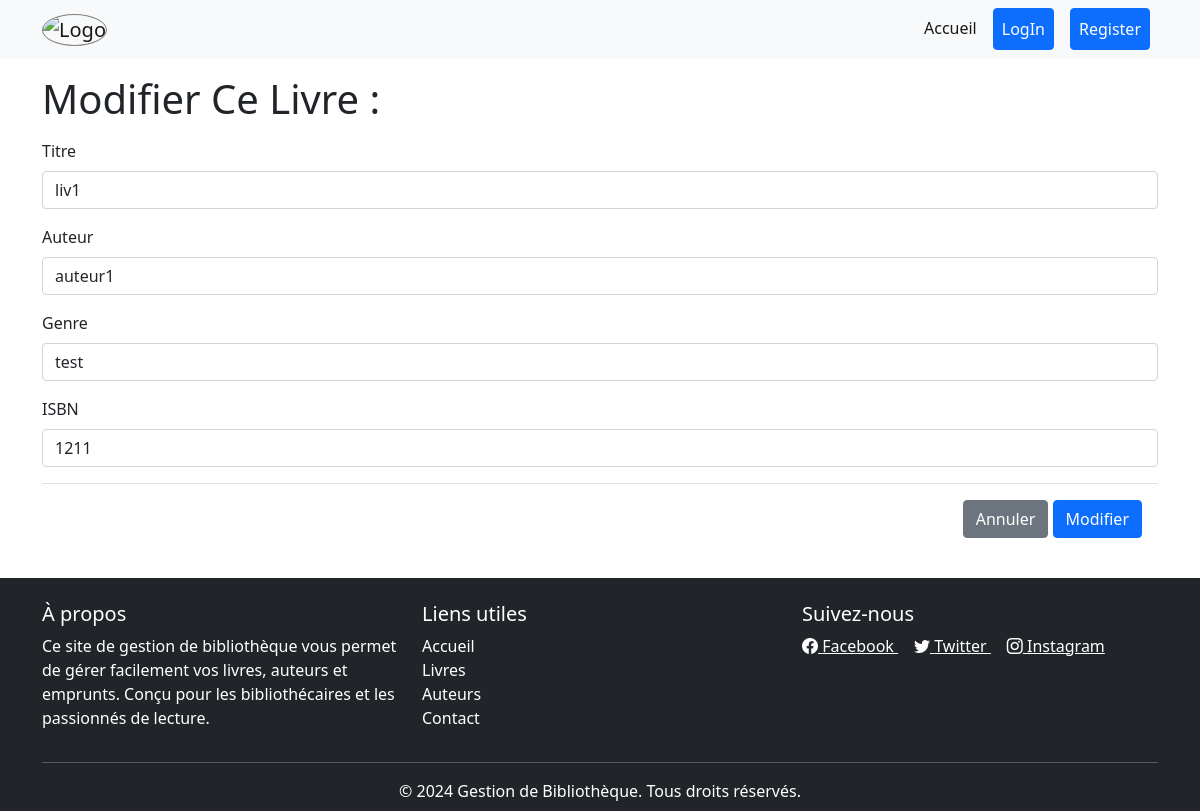
/formmodifierlivre.php?id=16, run on an earlier commit of the app's database.
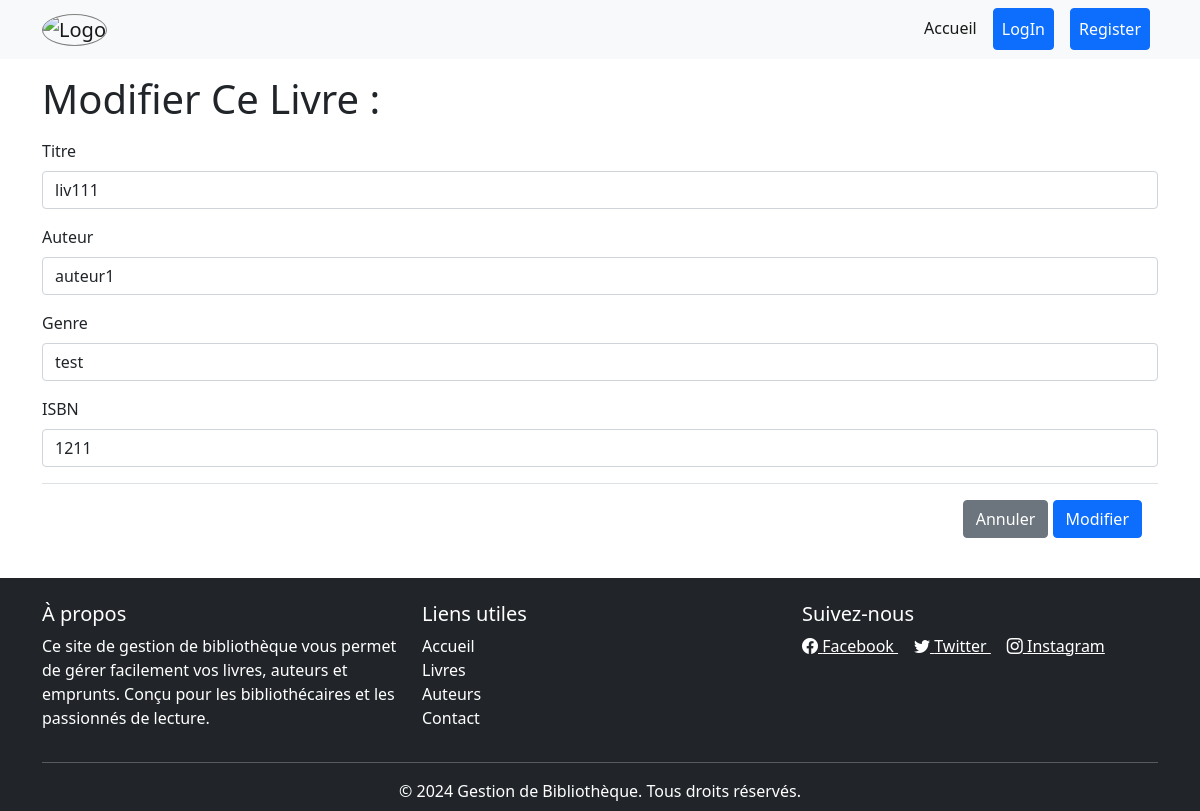
And on a later commit of the database.
### tables this page shows
CREATE TABLE `Livre` (
  `id` int NOT NULL,
  `titre` varchar(255) NOT NULL,
  `auteur_id` int NOT NULL,
  `genre_id` int NOT NULL,
  `ISBN` varchar(13) NOT NULL,
  `disponible` tinyint(1) NOT NULL,
  `image` varchar(255) DEFAULT NULL
);

CREATE TABLE `Auteur` (
  `id` int NOT NULL,
  `nom` varchar(255) NOT NULL,
  `biographie` text,
  `date_de_naissance` date DEFAULT NULL
);

CREATE TABLE `Genre` (
  `id` int NOT NULL,
  `nom` varchar(255) NOT NULL,
  `description` text
);

### formmodifierlivre.php (the view, shortened to what this page needs)
<?php
require 'header.php';
require 'DbConnection.php';
$auteursQuery = "SELECT id, nom FROM Auteur";
$auteursStmt = $pdo->query($auteursQuery);
$auteurs = $auteursStmt->fetchAll(PDO::FETCH_ASSOC);
$genresQuery = "SELECT id, nom FROM Genre";
$genresStmt = $pdo->query($genresQuery);
$genres = $genresStmt->fetchAll(PDO::FETCH_ASSOC);
$id = intval($_GET['id']);
$livreQuery = "SELECT Livre.titre, Livre.ISBN, Livre.auteur_id, Livre.genre_id FROM Livre WHERE id = :id";
$livreStmt = $pdo->prepare($livreQuery);
$livreStmt->execute(['id' => $id]);
$livre = $livreStmt->fetch(PDO::FETCH_ASSOC);
?>
<main>
<div class="container">
    <h1 class="my-3">Modifier Ce Livre :</h1>
<form action="modifierlivre.php" method="POST">
    <div class="mb-3">
        <label for="bookTitle" class="form-label">Titre</label>
        <input type="text" class="form-control" value="<?= ($livre['titre']); ?>"
               name="titre" id="bookTitle"  required>
    </div>
    <div class="mb-3">
        <label for="bookAuthor" class="form-label">Auteur</label>
        <select class="form-control" name="auteur_id" id="bookAuthor" required>
            <?php foreach ($auteurs as $auteur): ?>
                <option value="<?= $auteur['id']; ?>"
                    <?= $auteur['id'] == $livre['auteur_id'] ? 'selected' : ''; ?>>
                    <?= ($auteur['nom']); ?>
                </option>
            <?php endforeach; ?>
        </select>
    </div>
    <div class="mb-3">
        <label for="bookGenre" class="form-label">Genre</label>
        <select class="form-control" name="genre_id" id="bookGenre" required>
            <?php foreach ($genres as $genre): ?>
                <option value="<?= $genre['id']; ?>"
                    <?= $genre['id'] == $livre['genre_id'] ? 'selected' : ''; ?>>
                    <?= ($genre['nom']); ?>
                </option>
            <?php endforeach; ?>
        </select>
    </div>
    <div class="mb-3">
        <label for="bookISBN" class="form-label">ISBN</label>
        <input type="text" class="form-control" value="<?= ($livre['ISBN']); ?>"
               name="isbn" id="bookISBN"  required>
    </div>
    <div class="modal-footer">
            <div >
                <a href="gestionlivre.php" class="btn btn-secondary">Annuler</a>
                <button type="submit" class="btn btn-primary">Modifier</button>
           </div>
    </div>
</form>
</div>
</main>
<?php
require 'footer.php';
?>

What changed in the data, as far as the page shows it:
changed livre "auteur1": titre "liv1" → "liv111"
